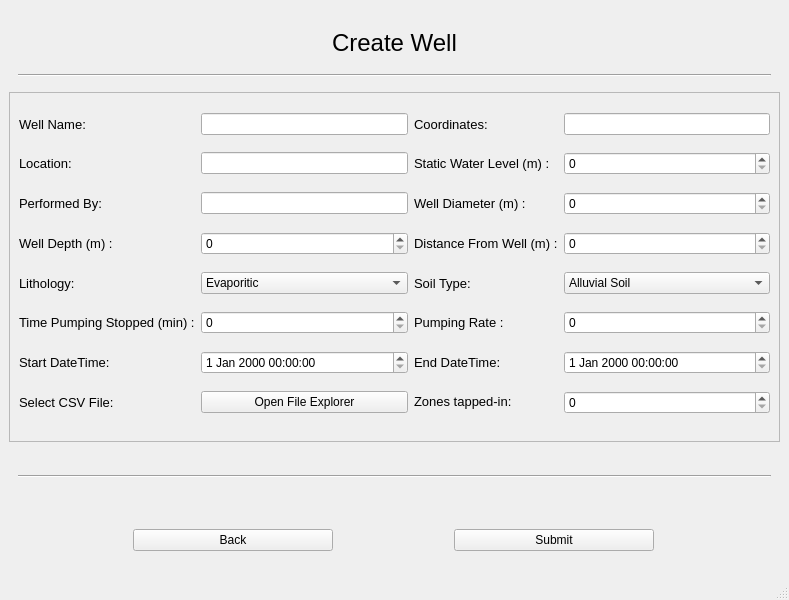
<?xml version="1.0" encoding="UTF-8"?>
<ui version="4.0">
 <class>MainWindow</class>
 <widget class="QMainWindow" name="MainWindow">
  <property name="geometry">
   <rect>
    <x>0</x>
    <y>0</y>
    <width>789</width>
    <height>600</height>
   </rect>
  </property>
  <property name="windowTitle">
   <string>MainWindow</string>
  </property>
  <widget class="QWidget" name="centralwidget">
   <layout class="QVBoxLayout" name="verticalLayout">
    <item>
     <widget class="QWidget" name="widget" native="true">
      <layout class="QVBoxLayout" name="verticalLayout_2">
       <item alignment="Qt::AlignHCenter">
        <widget class="QLabel" name="label">
         <property name="minimumSize">
          <size>
           <width>0</width>
           <height>50</height>
          </size>
         </property>
         <property name="font">
          <font>
           <pointsize>18</pointsize>
          </font>
         </property>
         <property name="text">
          <string>Create Well</string>
         </property>
        </widget>
       </item>
       <item>
        <widget class="Line" name="line">
         <property name="orientation">
          <enum>Qt::Horizontal</enum>
         </property>
        </widget>
       </item>
      </layout>
     </widget>
    </item>
    <item>
     <widget class="QFrame" name="frame">
      <property name="minimumSize">
       <size>
        <width>0</width>
        <height>350</height>
       </size>
      </property>
      <property name="frameShape">
       <enum>QFrame::StyledPanel</enum>
      </property>
      <property name="frameShadow">
       <enum>QFrame::Raised</enum>
      </property>
      <layout class="QGridLayout" name="gridLayout">
       <item row="1" column="0">
        <widget class="QLabel" name="label_2">
         <property name="font">
          <font>
           <pointsize>10</pointsize>
          </font>
         </property>
         <property name="text">
          <string>Well Name:</string>
         </property>
        </widget>
       </item>
       <item row="1" column="2">
        <widget class="QLineEdit" name="wellname_edit"/>
       </item>
       <item row="8" column="2">
        <widget class="QSpinBox" name="timepumpingstopped_spinbox">
         <property name="maximum">
          <number>10000</number>
         </property>
        </widget>
       </item>
       <item row="8" column="3">
        <widget class="QLabel" name="label_12">
         <property name="font">
          <font>
           <pointsize>10</pointsize>
          </font>
         </property>
         <property name="text">
          <string>Pumping Rate :</string>
         </property>
        </widget>
       </item>
       <item row="12" column="2">
        <widget class="QDateTimeEdit" name="startdatetime_edit"/>
       </item>
       <item row="8" column="4">
        <widget class="QSpinBox" name="pumpingrate_spinbox">
         <property name="maximum">
          <number>10000</number>
         </property>
        </widget>
       </item>
       <item row="12" column="3">
        <widget class="QLabel" name="label_18">
         <property name="font">
          <font>
           <pointsize>10</pointsize>
          </font>
         </property>
         <property name="text">
          <string>End DateTime:</string>
         </property>
        </widget>
       </item>
       <item row="12" column="4">
        <widget class="QDateTimeEdit" name="enddatetime_edit"/>
       </item>
       <item row="3" column="2">
        <widget class="QLineEdit" name="performedby_edit"/>
       </item>
       <item row="3" column="3">
        <widget class="QLabel" name="label_16">
         <property name="font">
          <font>
           <pointsize>10</pointsize>
          </font>
         </property>
         <property name="text">
          <string>Well Diameter (m) :</string>
         </property>
        </widget>
       </item>
       <item row="2" column="2">
        <widget class="QLineEdit" name="location_edit"/>
       </item>
       <item row="1" column="3">
        <widget class="QLabel" name="label_6">
         <property name="font">
          <font>
           <pointsize>10</pointsize>
          </font>
         </property>
         <property name="text">
          <string>Coordinates:</string>
         </property>
        </widget>
       </item>
       <item row="6" column="3">
        <widget class="QLabel" name="label_19">
         <property name="font">
          <font>
           <pointsize>10</pointsize>
          </font>
         </property>
         <property name="text">
          <string>Soil Type:</string>
         </property>
        </widget>
       </item>
       <item row="2" column="0">
        <widget class="QLabel" name="label_7">
         <property name="font">
          <font>
           <pointsize>10</pointsize>
          </font>
         </property>
         <property name="text">
          <string>Location:</string>
         </property>
        </widget>
       </item>
       <item row="6" column="0">
        <widget class="QLabel" name="label_13">
         <property name="font">
          <font>
           <pointsize>10</pointsize>
          </font>
         </property>
         <property name="text">
          <string>Lithology:</string>
         </property>
        </widget>
       </item>
       <item row="6" column="2">
        <widget class="QComboBox" name="lithology_combo">
         <item>
          <property name="text">
           <string>Evaporitic</string>
          </property>
         </item>
         <item>
          <property name="text">
           <string>Carbonated</string>
          </property>
         </item>
         <item>
          <property name="text">
           <string>Detrital</string>
          </property>
         </item>
         <item>
          <property name="text">
           <string>Non consolidated</string>
          </property>
         </item>
         <item>
          <property name="text">
           <string>Plutonic</string>
          </property>
         </item>
         <item>
          <property name="text">
           <string>Volcanic</string>
          </property>
         </item>
         <item>
          <property name="text">
           <string>Metamorphic</string>
          </property>
         </item>
         <item>
          <property name="text">
           <string>Ortogneissic</string>
          </property>
         </item>
        </widget>
       </item>
       <item row="6" column="4">
        <widget class="QComboBox" name="soiltype_combo">
         <item>
          <property name="text">
           <string>Alluvial Soil</string>
          </property>
         </item>
         <item>
          <property name="text">
           <string>Red and Yellow Soil</string>
          </property>
         </item>
         <item>
          <property name="text">
           <string>Black Cotton Soil</string>
          </property>
         </item>
         <item>
          <property name="text">
           <string>Laterite Soil</string>
          </property>
         </item>
         <item>
          <property name="text">
           <string>Mountainous or Forest Soil</string>
          </property>
         </item>
         <item>
          <property name="text">
           <string>Arid or Desert Soil</string>
          </property>
         </item>
         <item>
          <property name="text">
           <string>Saline and Alkaline Soil</string>
          </property>
         </item>
         <item>
          <property name="text">
           <string>Peaty and Marshy Soil</string>
          </property>
         </item>
        </widget>
       </item>
       <item row="12" column="0">
        <widget class="QLabel" name="label_17">
         <property name="font">
          <font>
           <pointsize>10</pointsize>
          </font>
         </property>
         <property name="text">
          <string>Start DateTime:</string>
         </property>
        </widget>
       </item>
       <item row="4" column="2">
        <widget class="QSpinBox" name="welldepth_spinbox">
         <property name="maximum">
          <number>10000</number>
         </property>
        </widget>
       </item>
       <item row="4" column="0">
        <widget class="QLabel" name="label_20">
         <property name="font">
          <font>
           <pointsize>10</pointsize>
          </font>
         </property>
         <property name="text">
          <string>Well Depth (m) :</string>
         </property>
        </widget>
       </item>
       <item row="13" column="4">
        <widget class="QSpinBox" name="zonestappedin_spinbox">
         <property name="maximum">
          <number>10000</number>
         </property>
        </widget>
       </item>
       <item row="8" column="0">
        <widget class="QLabel" name="label_11">
         <property name="font">
          <font>
           <pointsize>10</pointsize>
          </font>
         </property>
         <property name="text">
          <string>Time Pumping Stopped (min) :</string>
         </property>
        </widget>
       </item>
       <item row="2" column="4">
        <widget class="QSpinBox" name="staticwaterlevel_spinbox">
         <property name="maximum">
          <number>10000</number>
         </property>
        </widget>
       </item>
       <item row="2" column="3">
        <widget class="QLabel" name="label_14">
         <property name="font">
          <font>
           <pointsize>10</pointsize>
          </font>
         </property>
         <property name="text">
          <string>Static Water Level (m) :</string>
         </property>
        </widget>
       </item>
       <item row="4" column="3">
        <widget class="QLabel" name="label_15">
         <property name="font">
          <font>
           <pointsize>10</pointsize>
          </font>
         </property>
         <property name="text">
          <string>Distance From Well (m) :</string>
         </property>
        </widget>
       </item>
       <item row="3" column="0">
        <widget class="QLabel" name="label_3">
         <property name="font">
          <font>
           <pointsize>10</pointsize>
          </font>
         </property>
         <property name="text">
          <string>Performed By:</string>
         </property>
        </widget>
       </item>
       <item row="4" column="4">
        <widget class="QSpinBox" name="distancefromwell_spinbox">
         <property name="maximum">
          <number>10000</number>
         </property>
        </widget>
       </item>
       <item row="3" column="4">
        <widget class="QSpinBox" name="welldiameter_spinbox">
         <property name="maximum">
          <number>10000</number>
         </property>
        </widget>
       </item>
       <item row="13" column="2">
        <widget class="QPushButton" name="csv_button">
         <property name="text">
          <string>Open File Explorer</string>
         </property>
        </widget>
       </item>
       <item row="13" column="0">
        <widget class="QLabel" name="label_21">
         <property name="font">
          <font>
           <pointsize>10</pointsize>
          </font>
         </property>
         <property name="text">
          <string>Select CSV File:</string>
         </property>
        </widget>
       </item>
       <item row="1" column="4">
        <widget class="QLineEdit" name="coordinates_edit"/>
       </item>
       <item row="13" column="3">
        <widget class="QWidget" name="widget_2" native="true">
         <widget class="QLabel" name="label_10">
          <property name="geometry">
           <rect>
            <x>0</x>
            <y>0</y>
            <width>138</width>
            <height>20</height>
           </rect>
          </property>
          <property name="font">
           <font>
            <pointsize>10</pointsize>
           </font>
          </property>
          <property name="text">
           <string>Zones tapped-in:</string>
          </property>
         </widget>
        </widget>
       </item>
      </layout>
     </widget>
    </item>
    <item>
     <widget class="QWidget" name="widget_4" native="true">
      <layout class="QHBoxLayout" name="horizontalLayout_2">
       <item>
        <widget class="Line" name="line_2">
         <property name="orientation">
          <enum>Qt::Horizontal</enum>
         </property>
        </widget>
       </item>
      </layout>
     </widget>
    </item>
    <item>
     <widget class="QWidget" name="widget_3" native="true">
      <layout class="QHBoxLayout" name="horizontalLayout">
       <item>
        <widget class="QPushButton" name="back_button">
         <property name="maximumSize">
          <size>
           <width>200</width>
           <height>16777215</height>
          </size>
         </property>
         <property name="text">
          <string>Back</string>
         </property>
        </widget>
       </item>
       <item>
        <widget class="QPushButton" name="save_button">
         <property name="maximumSize">
          <size>
           <width>200</width>
           <height>16777215</height>
          </size>
         </property>
         <property name="text">
          <string>Submit</string>
         </property>
        </widget>
       </item>
      </layout>
     </widget>
    </item>
   </layout>
  </widget>
  <widget class="QMenuBar" name="menubar">
   <property name="geometry">
    <rect>
     <x>0</x>
     <y>0</y>
     <width>789</width>
     <height>21</height>
    </rect>
   </property>
  </widget>
  <widget class="QStatusBar" name="statusbar"/>
 </widget>
 <resources/>
 <connections/>
</ui>
